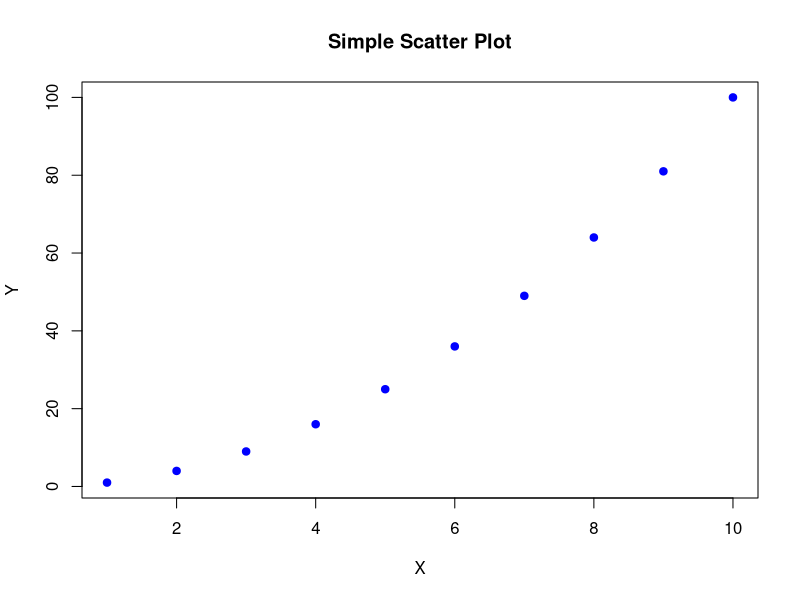
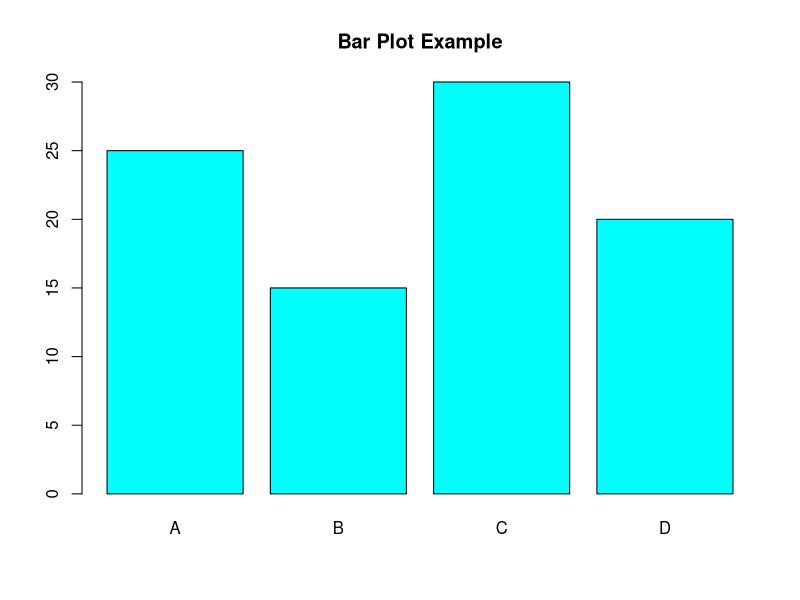
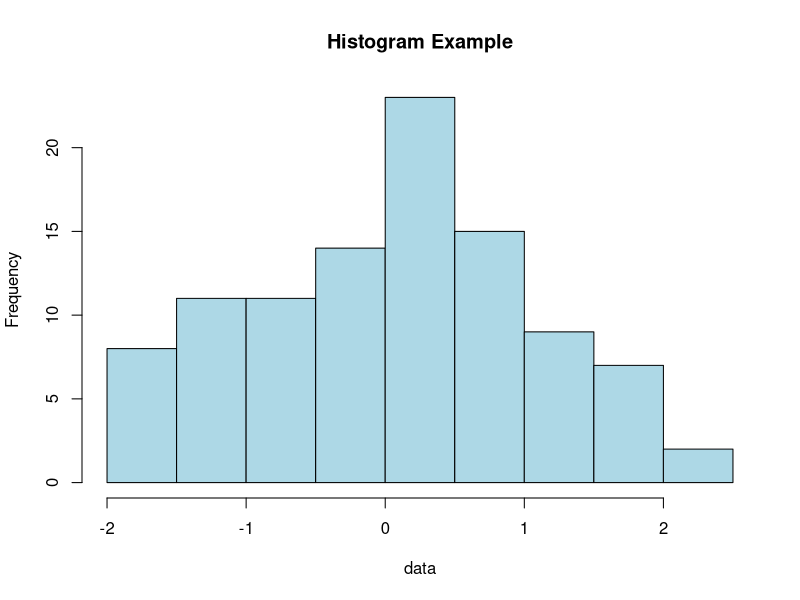

The R script that drew these images, in order:
# =====================================================
# INTRODUCTION TO R PROGRAMMING
# A beginner's guide with practical examples
# =====================================================

# R is a powerful programming language for statistical computing and graphics
# This guide will help you learn the fundamentals step by step

# =====================================================
# SECTION 1: BASIC R OPERATIONS
# =====================================================

# 1.1 Basic Arithmetic
2 + 3       # Addition
10 - 5      # Subtraction
4 * 5       # Multiplication
20 / 4      # Division
2 ^ 3       # Exponentiation
10 %% 3     # Modulo (remainder)
10 %/% 3    # Integer division

# 1.2 Variables
# Variables are used to store values
x <- 10     # Assign value 10 to variable x
y = 20      # Alternative assignment (= also works but <- is preferred)
z <- x + y  # z will be 30

# Display variable values
print(x)
print(y)
print(z)

# 1.3 Data Types
# Numeric
num <- 42.5
# Integer
int <- 42L  # The 'L' indicates this is an integer
# Character/String
text <- "Hello, R!"
# Logical
logic <- TRUE  # or FALSE

# Check data types
class(num)
class(int)
class(text)
class(logic)

# =====================================================
# SECTION 2: DATA STRUCTURES
# =====================================================

# 2.1 Vectors - one-dimensional arrays
# Create vectors
numbers <- c(1, 2, 3, 4, 5)
fruits <- c("apple", "banana", "orange")
logicals <- c(TRUE, FALSE, TRUE)

# Vector operations
numbers + 10          # Add 10 to each element
numbers * 2           # Multiply each element by 2
numbers[3]            # Access the third element
numbers[2:4]          # Access elements 2 through 4
length(numbers)       # Number of elements

# 2.2 Matrices - two-dimensional arrays
# Create a matrix
mat <- matrix(1:9, nrow = 3, ncol = 3)
mat
# Access elements
mat[2, 3]             # Element at row 2, column 3
mat[1, ]              # First row
mat[, 2]              # Second column

# 2.3 Lists - ordered collections of objects
# Create a list
my_list <- list(
  name = "John",
  age = 30,
  scores = c(85, 90, 92),
  passed = TRUE
)
my_list
# Access elements
my_list$name          # Access by name
my_list[[1]]          # Access by position
my_list$scores[2]     # Access nested elements

# 2.4 Data Frames - table-like structures
# Create a data frame
students <- data.frame(
  name = c("Alice", "Bob", "Charlie"),
  age = c(22, 21, 23),
  gpa = c(3.8, 3.2, 3.9)
)
students
# Access elements
students$name         # Access a column
students[2, ]         # Access a row
students[1, 2]        # Access a specific element

# =====================================================
# SECTION 3: CONTROL STRUCTURES
# =====================================================

# 3.1 Conditional statements (if, else if, else)
x <- 15

if (x > 10) {
  print("x is greater than 10")
} else if (x == 10) {
  print("x equals 10")
} else {
  print("x is less than 10")
}

# 3.2 For loops
# Print numbers 1 to 5
for (i in 1:5) {
  print(i)
}

# Loop through a vector
fruits <- c("apple", "banana", "orange")
for (fruit in fruits) {
  print(paste("I like", fruit))
}

# 3.3 While loops
counter <- 1
while (counter <= 5) {
  print(counter)
  counter <- counter + 1
}

# =====================================================
# SECTION 4: FUNCTIONS
# =====================================================

# 4.1 Using built-in functions
max(1, 5, 3, 7)       # Find maximum value
min(1, 5, 3, 7)       # Find minimum value
sum(1:10)             # Sum values
mean(c(10, 20, 30))   # Calculate average

# 4.2 Creating your own functions
# Function to calculate square
square <- function(x) {
  x ^ 2
}

# Function to convert Celsius to Fahrenheit
celsius_to_fahrenheit <- function(celsius) {
  fahrenheit <- (celsius * 9 / 5) + 32
  fahrenheit
}

# Use the functions
square(4)
celsius_to_fahrenheit(25)

# Function with multiple arguments
calculate_bmi <- function(weight, height) {
  bmi <- weight / (height ^ 2)
  bmi
}

calculate_bmi(70, 1.75)

# =====================================================
# SECTION 5: DATA MANIPULATION WITH DPLYR
# =====================================================

# First, install and load the dplyr package if needed
# install.packages("dplyr")
# library(dplyr)

# Create a sample dataset
employees <- data.frame(
  name = c("Alice", "Bob", "Charlie", "David", "Eva"),
  department = c("HR", "IT", "Finance", "IT", "HR"),
  salary = c(45000, 65000, 55000, 70000, 48000),
  years = c(2, 5, 3, 7, 4)
)

# =====================================================
# SECTION 6: DATA VISUALIZATION
# =====================================================

# Basic plotting
# Scatter plot
x <- 1:10
y <- x ^ 2
plot(x, y, main = "Simple Scatter Plot", xlab = "X", ylab = "Y", 
     col = "blue", pch = 19)

# Bar plot
counts <- c(25, 15, 30, 20)
names <- c("A", "B", "C", "D")
barplot(counts, names.arg = names, col = "cyan", main = "Bar Plot Example")

# Histogram
data <- rnorm(100)  # Generate 100 random numbers
hist(data, col = "lightblue", main = "Histogram Example")

# For more advanced visualizations, you can use ggplot2
# install.packages("ggplot2")
# library(ggplot2)

# =====================================================
# SECTION 7: EXERCISES FOR PRACTICE
# =====================================================

# Exercise 1: Create a vector of the first 10 even numbers
# Your code here:
# even_numbers <-

# Exercise 2: Calculate the sum and mean of numbers from 1 to 100
# Your code here:
# sum_result <-
# mean_result <-

# Exercise 3: Create a function that returns both the minimum and maximum of a vector
# Your code here:
# min_max <- function(x) {
#   # Your code here
# }

# Exercise 4: Create a data frame with 5 students, their grades in 3 subjects
# Your code here:
# student_grades <- data.frame(
#   # Your code here
# )

# Exercise 5: Write a function to determine if a number is prime
# Your code here:
# is_prime <- function(n) {
#   # Your code here
# }

# =====================================================
# CONCLUSION
# =====================================================

# This script introduced you to the fundamentals of R programming.
# Practice these concepts by modifying the examples and completing the exercises.
# As you become more comfortable, explore additional topics like:
# - Statistical analysis
# - Machine learning
# - Data manipulation with tidyverse
# - Interactive visualizations
# - R Markdown for reports

# For help on any function, use the ? operator:
# ?mean
# ?data.frame
# ?plot 